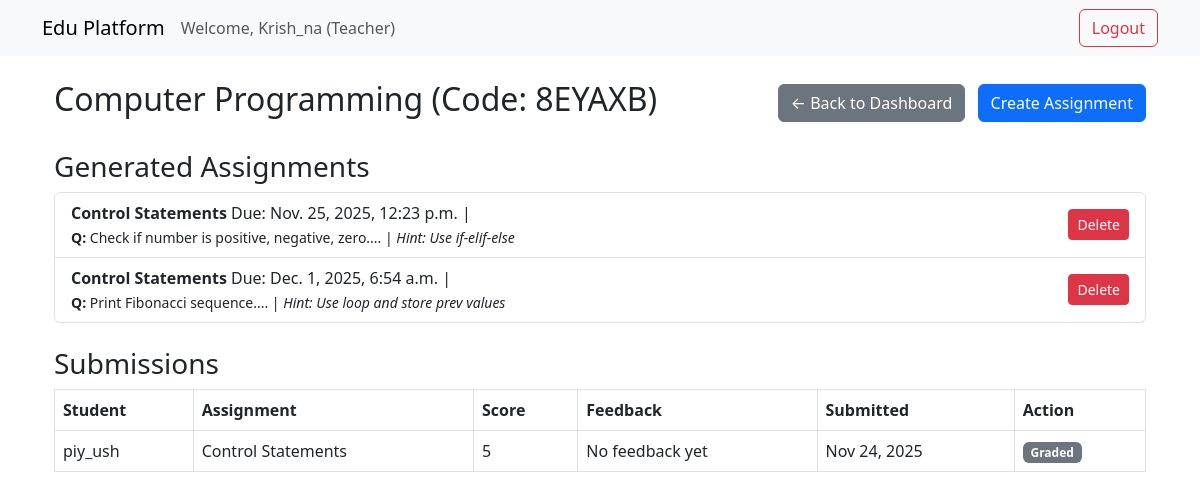
/teacher/subject/11/ (signed in), run on the app's committed database.
### core/models.py (models this page shows, shortened)
class User(AbstractUser):
    ROLE_CHOICES = [
        ('teacher', 'Teacher'),
        ('student', 'Student'),
    ]
    role = models.CharField(max_length=10, choices=ROLE_CHOICES, default='student')
    email = models.EmailField(unique=True)

class Subject(models.Model):
    name = models.CharField(max_length=100)
    code = models.CharField(max_length=6, unique=True, blank=True)
    teacher = models.ForeignKey(User, on_delete=models.CASCADE, limit_choices_to={'role': 'teacher'})
    created_at = models.DateTimeField(auto_now_add=True)

class Assignment(models.Model):
    subject = models.ForeignKey(Subject, on_delete=models.CASCADE)
    topic = models.CharField(max_length=100)  # From CSV topics
    description = models.TextField()
    announcement_date = models.DateTimeField()
    due_date = models.DateTimeField()
    pdf_file = models.FileField(upload_to='assignments/', blank=True)
    created_by = models.ForeignKey(User, on_delete=models.CASCADE)
    created_at = models.DateTimeField(auto_now_add=True)
    is_adaptive = models.BooleanField(default=False)
    questions = models.ManyToManyField(Question, blank=True)
    students = models.ManyToManyField(User, related_name='assignments', blank=True, help_text="Students assigned to this assignment")

class Question(models.Model):
    LEVEL_CHOICES = [
        ('low', 'Low'),
        ('medium', 'Medium'),
        ('high', 'High'),
    ]
    subject = models.ForeignKey(Subject, on_delete=models.CASCADE, null=True)
    topic = models.CharField(max_length=100)
    level = models.CharField(max_length=10, choices=LEVEL_CHOICES,default='medium')
    question = models.CharField(max_length=100)
    hint = models.TextField(blank=True)

class Submission(models.Model):
    assignment = models.ForeignKey(Assignment, on_delete=models.CASCADE)
    student = models.ForeignKey(User, on_delete=models.CASCADE)
    answers = models.TextField()  # JSON-like or plain text for answers
    submitted_at = models.DateTimeField(auto_now_add=True)
    score = models.IntegerField(null=True, blank=True)  # Out of 100
    feedback = models.TextField(blank=True)

### core/views.py (the view)
# urls.py: path('teacher/subject/<int:subject_id>/', views.teacher_subject_detail, name='teacher_subject_detail'),
@login_required
def teacher_subject_detail(request, subject_id):
    subject = get_object_or_404(Subject, id=subject_id, teacher=request.user)
    assignments = Assignment.objects.filter(
        subject=subject
    ).select_related('subject').prefetch_related('questions').order_by('due_date')
    for ass in assignments:
        questions = getattr(ass, 'questions', None)
        if questions and questions.exists():
            first_q = questions.first()
            ass.display_question = f"{first_q.question[:50]}..." if first_q.question else "No question"
            ass.display_hint = first_q.hint or ""
        else:
            ass.display_question = "No question available"
            ass.display_hint = ""
    submissions = Submission.objects.filter(
        assignment__subject=subject
    ).select_related('assignment', 'student').order_by('-submitted_at')
    return render(request, 'core/teacher_subject_detail.html', {
        'subject': subject,
        'assignments': assignments,
        'submissions': submissions,
    })

### templates/core/teacher_subject_detail.html (shortened to what this page needs)
{% extends 'core/base.html' %} {% block content %}
<div class="container mt-4">
  <div class="d-flex justify-content-between align-items-center mb-4">
    <h2>{{ subject.name }} (Code: {{ subject.code|default:"N/A" }})</h2>
    <div>
      <a
        href="{% url 'core:teacher_dashboard' %}"
        class="btn btn-secondary me-2"
        >← Back to Dashboard</a
      >
      <a
        href="{% url 'core:create_assignment' subject.id %}"
        class="btn btn-primary"
        >Create Assignment</a
      >
    </div>
  </div>
  <h3>Generated Assignments</h3>
  {% if assignments %}
  <ul class="list-group mb-4">
    {% for ass in assignments %}
    <li
      class="list-group-item d-flex justify-content-between align-items-center"
    >
      <div class="flex-grow-1">
        <strong>{{ ass.topic }}</strong> Due: {{ ass.due_date }} | <br />
        <small
          ><strong>Q:</strong> {{ ass.display_question }} |
          <em>Hint: {{ ass.display_hint }}</em></small
        >
      </div>
      <form
        method="post"
        action="{% url 'core:delete_assignment' ass.id %}"
        style="display: inline"
        onsubmit="return confirm('Are you sure you want to delete this assignment?')"
      >
        <button type="submit" class="btn btn-sm btn-danger">Delete</button>
      </form>
    </li>
    {% endfor %}
  </ul>
  {% else %}
  <div class="alert alert-info mb-4">
    No assignments generated for {{ subject.name }} yet.
    <a href="{% url 'core:create_assignment' subject.id %}">Create one</a>.
  </div>
  {% endif %}
  <h3>Submissions</h3>
  {% if submissions %}
  <table class="table table-bordered">
    <thead class="thead-light">
      <tr>
        <th>Student</th>
        <th>Assignment</th>
        <th>Score</th>
        <th>Feedback</th>
        <th>Submitted</th>
        <th>Action</th>
      </tr>
    </thead>
    <tbody>
      {% for sub in submissions %}
      <tr>
        <td>{{ sub.student.username }}</td>
        <td>{{ sub.assignment.topic }}</td>
        <td>{{ sub.score|default:"Pending" }}</td>
        <td>{{ sub.feedback|default:"No feedback yet" }}</td>
        <td>{{ sub.submitted_at|date:"M d, Y" }}</td>
        <td>
          {% if sub.score is None %}
          <a
            href="{% url 'core:grade_submission' sub.id %}"
            class="btn btn-sm btn-warning"
            >Grade</a
          >
          {% else %}
          <span class="badge bg-secondary">Graded</span>
          {% endif %}
        </td>
      </tr>
      {% endfor %}
    </tbody>
  </table>
  {% else %}
  <div class="alert alert-info">No submissions for {{ subject.name }} yet.</div>
  {% endif %}
</div>
{% endblock %}

### templates/core/base.html (shortened to what this page needs)
<!DOCTYPE html>
<html lang="en">
  <head>
    <link
      href="https://cdn.jsdelivr.net/npm/bootstrap@5.3.0/dist/css/bootstrap.min.css"
      rel="stylesheet"
    />
    <link
      rel="stylesheet"
      href="{% load static %}{% static 'css/wallpaper.css' %}"
    />
  </head>
  <body>
    <nav class="navbar navbar-expand-lg navbar-light bg-light">
      <div class="container">
        <a
          class="navbar-brand"
          href="{% url 'core:home' %}
"
          >Edu Platform</a
        >
        {% if user.is_authenticated %}
        <span class="navbar-text"
          >Welcome, {{ user.username }} ({{ user.role|title }})</span
        >
        <a href="{% url 'core:logout' %}" class="btn btn-outline-danger ms-auto"
          >Logout</a
        >
        {% endif %}
      </div>
    </nav>
    <div class="container mt-4">
       {% block content %}{% endblock %}
    </div>
  </body>
</html>

### data on the page
User: username "Krish_na", role "Teacher"
Subject: name "Computer Programming", code "8EYAXB"
Assignment: topic "Control Statements", due_date "Nov. 25, 2025, 12:23 p.m.", display_question "Check if number is positive, negative, zero....", display_hint "Use if-elif-else"
Assignment: topic "Control Statements", due_date "Dec. 1, 2025, 6:54 a.m.", display_question "Print Fibonacci sequence....", display_hint "Use loop and store prev values"
Submission: student.username "piy_ush", assignment.topic "Control Statements", score "5", feedback "No feedback yet", submitted_at "Nov 24, 2025", shows "Graded"
